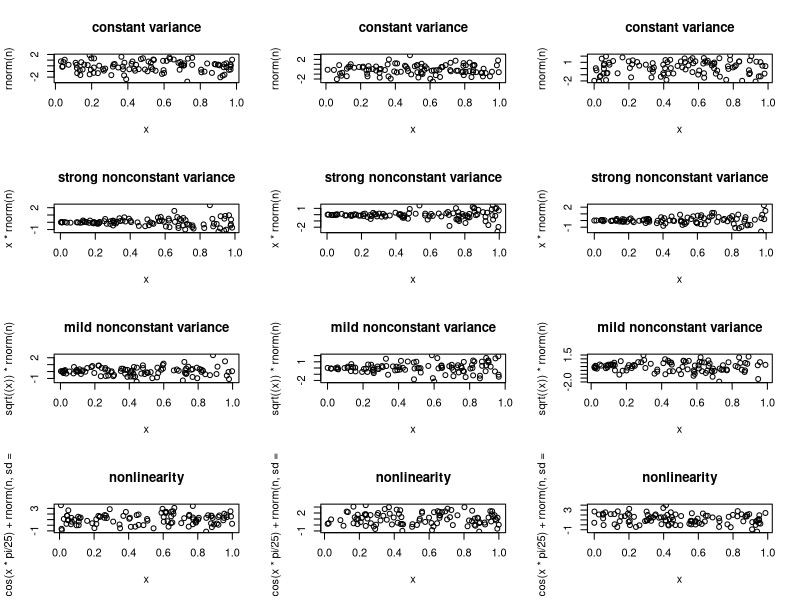

Recreate this plot in R.
## ---- chunk 1
knitr::opts_chunk$set(echo = TRUE)
## ---- chunk 2
d <- 3
par(mfrow=c(4, d))
n <- 100
for(i in 1:d) {x <- runif(n) ; plot(x,rnorm(n), main = "constant variance")}
for(i in 1:d) {x <- runif(n) ; plot(x,x*rnorm(n), main = "strong nonconstant variance")}
for(i in 1:d) {x <- runif(n) ; plot(x,sqrt((x))*rnorm(n), main = "mild nonconstant variance")}
for(i in 1:d) {x <- runif(n) ; plot(x,cos(x*pi/25)+rnorm(n,sd=1), main = "nonlinearity")}
